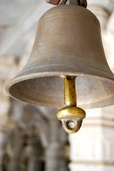
#> input picture bell.jpg, 114 x 171 px, shrunk from 343 x 512 before the run
$ jupyter execute 'Ques 5.ipynb'
#> lines starting #> are read from the running program, lines starting #| are printed output that depends on the picture
[cell 1]
import numpy as np
import matplotlib.pyplot as plt
import cv2
import sys
from time import time

[cell 2]
plt.rcParams["figure.figsize"] = (20,20)
np.set_printoptions(threshold=sys.maxsize)

[cell 3]
def convolve(img,kernel):
    k_size=kernel.shape
    size=img.shape
#> size = (171, 114)
    d=k_size[0]
    k=int(d/2)
    img1=np.zeros((size[0],size[1]))
    image_padded = np.pad(img, ((k,k), (k,k)), 'edge')
    for i in range(size[0]):
        for j in range(size[1]):
            temp=np.multiply(kernel,image_padded[i:i+d,j:j+d])
            img1[i,j]=temp.sum()
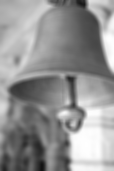
#> img1: shape (171, 114) float64; min 18.28, max 255, mean 147.7

    img1=np.clip(img1,0,255)
    return img1

[cell 4]
def averaging_filter(img,k):
    kernel=np.ones((k,k))
    kernel=kernel/(k*k)
    output=convolve(img,kernel)
    return output

[cell 5]
bell_img=cv2.imread('bell.jpg',0)
op1=averaging_filter(bell_img,5)
plt.subplot(1,2,1)
plt.imshow(bell_img,cmap='gray')
plt.title("Input Image")
plt.subplot(1,2,2)
plt.imshow(op1.astype('uint8'),cmap='gray')
plt.title("Output Image with kernel size=5")
plt.show()

[cell 6]
def medianfilter(img,ker):
#> called with ker = 5
    size=img.shape
#> size = (171, 114)
    new_img=img.copy()
    for i in range(1,size[0]-1):
        for j in range(1,size[1]-1):
            temp=img[i-1:i+2,j-1:j+2]
            new_img[i][j]=np.median(temp[:,:])

    return new_img

[cell 7]
bell_img=cv2.imread('bell.jpg',0)
op1=medianfilter(bell_img,5)
plt.subplot(1,2,1)
plt.imshow(bell_img,cmap='gray')
plt.title("Input Image")
plt.subplot(1,2,2)
plt.imshow(op1.astype('uint8'),cmap='gray')
plt.title("Output Image with kernel size=5")
plt.show()

[cell 8]
def optimized(image, ksize):
#> called with ksize = 3
    output = np.zeros(image.shape)
    pad_im = np.zeros([image.shape[0]+ksize-1,image.shape[1]+ksize-1])
    pad_im[0:image.shape[0],0:image.shape[1]] = image
    cum_row = np.zeros(pad_im.shape)
    denom = ksize**2
    for i in range(0,image.shape[0]):
        for j in range(0,image.shape[1]):
            if(j==0):
                cum_row[i,j] = pad_im[i,j:j+ksize].sum()
            else:
                cum_row[i,j]+=cum_row[i,j-1]+(pad_im[i,j+ksize-1]-pad_im[i,j-1])
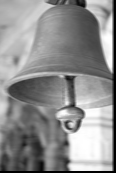
#> cum_row: shape (173, 116) float64; min 0, max 765, mean 426; drawn with min black and max white

    for i in range(0,image.shape[0]):
        for j in range(0,image.shape[1]):
            if(i==0):
                output[i,j] = cum_row[i:i+ksize,j].sum()
            else:
                output[i,j]+=output[i-1,j]+(cum_row[i+ksize-1,j]-cum_row[i-1,j])
    return output/denom

[cell 9]
bell_img=cv2.imread('bell.jpg',0)
op1=optimized(bell_img,3)
plt.subplot(1,2,1)
plt.imshow(bell_img,cmap='gray')
plt.subplot(1,2,2)
plt.imshow(op1.astype('uint8'),cmap='gray')
plt.show()
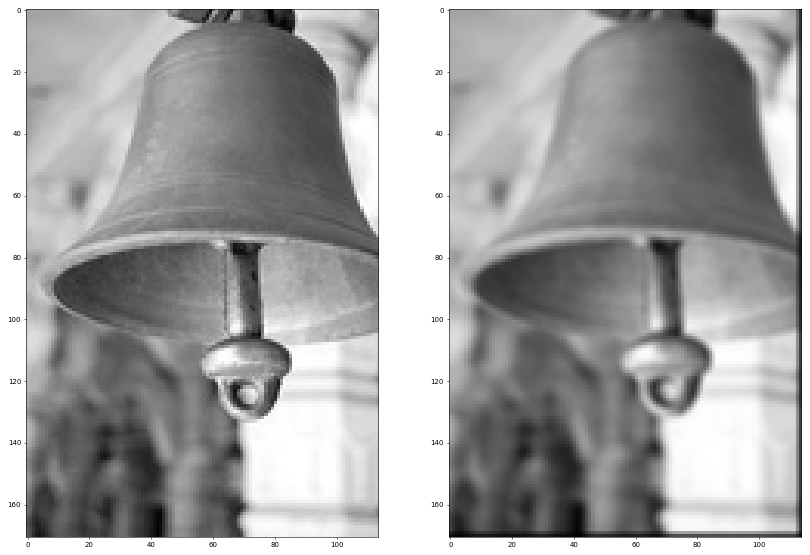
#> figure drawn by matplotlib, 2 panels

[cell 10]
maxk = 30
time_out_filt2D = np.zeros(np.arange(2,maxk).shape)
input_im = bell_img

for i in range(4,maxk):
    ksize = i
    start_filt2D = time()
    out_filt2D = averaging_filter(input_im,ksize)
    time_out_filt2D[i-4] = (time()-start_filt2D)
#> this loop made 26 passes
#> pass 3, in convolve (call 4), `image_padded = np.pad(img, ((k,k), (k,k)), 'edge')`:
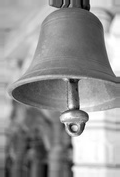
#> image_padded: shape (177, 120); min 0, max 255, mean 149.3
#> after the loop, time_out_filt2D = 28 values, max 0.0487 at index 25, min 0 at index 26, mean 0.0377

[cell 11]
maxk = 30
time_out_opt = np.zeros(np.arange(2,maxk).shape)
input_im = bell_img

for i in range(4,maxk):
    ksize = i
    start_opt = time()
    out_opt = optimized(input_im, ksize)
    time_out_opt[i-4] = (time()-start_opt)
#> this loop made 26 passes
#> pass 3, `out_opt = optimized(input_im, ksize)`:
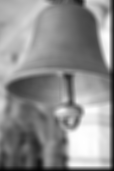
#> out_opt: shape (171, 114) float64; min 3.67, max 255, mean 141.9
#> after the loop, time_out_opt = 28 values, max 0.0154 at index 0, min 0 at index 26, mean 0.0131

[cell 12]
fig = plt.figure(figsize=[20,20])
ax= fig.add_subplot(111)
ax.tick_params(axis='both', which='major', labelsize=20)
ax.tick_params(axis='both', which='minor', labelsize=50)
ax.plot(range(2,maxk,1),time_out_filt2D,label = 'lowpass')
ax.plot(range(2,maxk,1),time_out_opt, label = 'optimised')
ax.legend(prop={'size': 30})
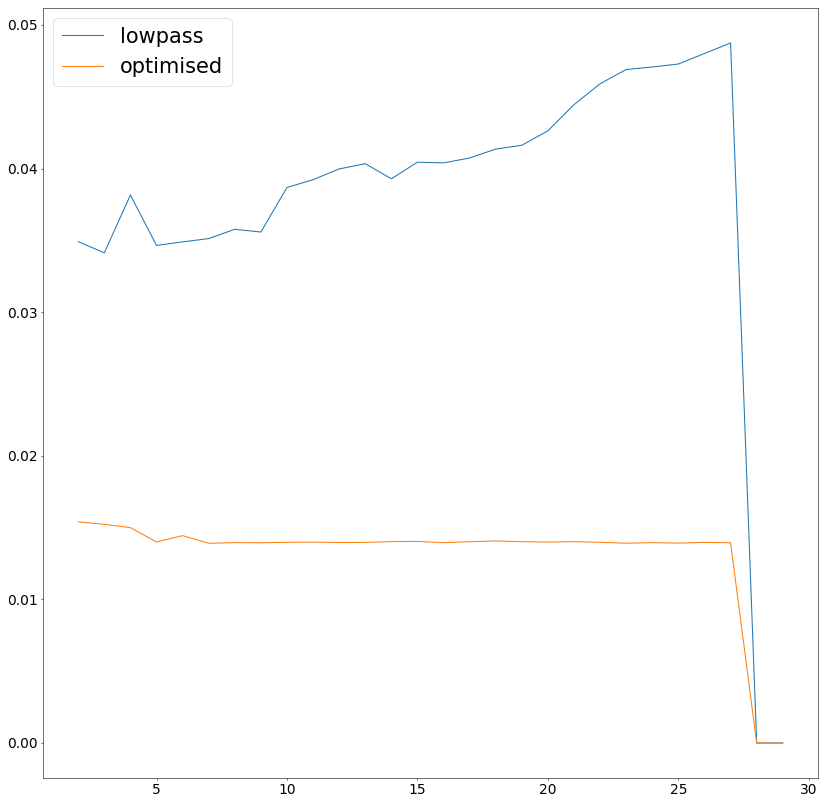
#> figure drawn by matplotlib, 1 panel; curve peaks at x = 27, y = 0.0487; curve peaks at x = 2, y = 0.0154
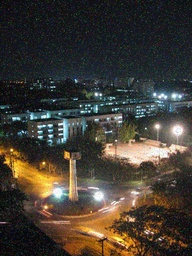
#> input picture Degraded.jpg, 192 x 256 px, shrunk from 576 x 768 before the run
#> further down, img is the input picture: shape (256, 192, 3); mean B, G, R 53, 60.9, 66.9

## Optimized version of median filter

[cell 13]
def medopt(image, ksize=3):

#> called with ksize = 3
    maxInt = np.amax(image)
#> maxInt = 255
    output = np.zeros(image.shape)
    pad_im = np.zeros([image.shape[0]+ksize-1,image.shape[1]+ksize-1])
    pad_im[0:image.shape[0],0:image.shape[1]] = image
#> pad_im: shape (258, 194) float64
    ks2 = (ksize**2)
    if (ksize%2 == 0):
        medloc = (ks2/2 + (ks2 - 1)/2)/2
    else:
        medloc = (ks2-1)/2
    medloc+=1

    for i in range(image.shape[0]):
        freq = np.zeros([1,maxInt+1])
        for j in range(image.shape[1]):
            if (j == 0):
                roi = np.ravel(pad_im[i:i+ksize, j:j+ksize]).astype('int64')

                for x in range(len(roi)):
                    freq[0,roi[x]]+=1
                freq_cum = np.cumsum(freq)

                median = 0

                for x in range(maxInt+1):
                    if freq_cum[x]>=medloc:
                        median = x
                        break
                output[i,j] = median


            else:

                old_roi = np.ravel(pad_im[i:i+ksize,j-1]).astype('int64')
                new_roi = np.ravel(pad_im[i:i+ksize,j+ksize-1]).astype('int64')

                for x in range(len(old_roi)):
                    freq[0,old_roi[x]]-=1
                    freq[0,new_roi[x]]+=1

                freq[freq<0]=0
                freq[freq>maxInt]=maxInt

                freq_cum = np.cumsum(freq)


                median = 0

                for x in range(maxInt+1):
                    if freq_cum[x]>=medloc:
                        median = x
                        break

                output[i,j] = median
#> output: shape (256, 192) float64

    return output

[cell 14]
def optmedfiltwrap(image, ksize=3):
    output = np.zeros(image.shape)
    if (len(image.shape)==2):
        output = medopt(image,ksize)
    elif (len(image.shape)==3):
        output[:,:,0] = medopt(image[:,:,0],ksize)
#> output: shape (256, 192, 3) float64
        output[:,:,1] = medopt(image[:,:,1],ksize)
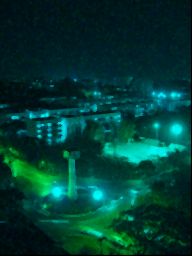
#> output: shape (256, 192, 3) float64; mean B, G, R 51.5, 59.2, 0
        output[:,:,2] = medopt(image[:,:,2],ksize)
#> call 3 of medopt, with ksize = 3
#> after the loop in medopt (call 3), `for i in range(image.shape[0]):`:
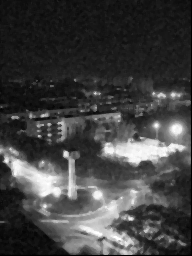
#> output: shape (256, 192) float64; min 0, max 255, mean 65.4
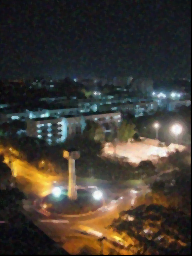
#> output: shape (256, 192, 3) float64; mean B, G, R 51.5, 59.2, 65.4

    return output.astype('uint8')
#> returned value: shape (256, 192, 3)

[cell 15]
img=cv2.imread('Degraded.jpg')
output = optmedfiltwrap(img)
